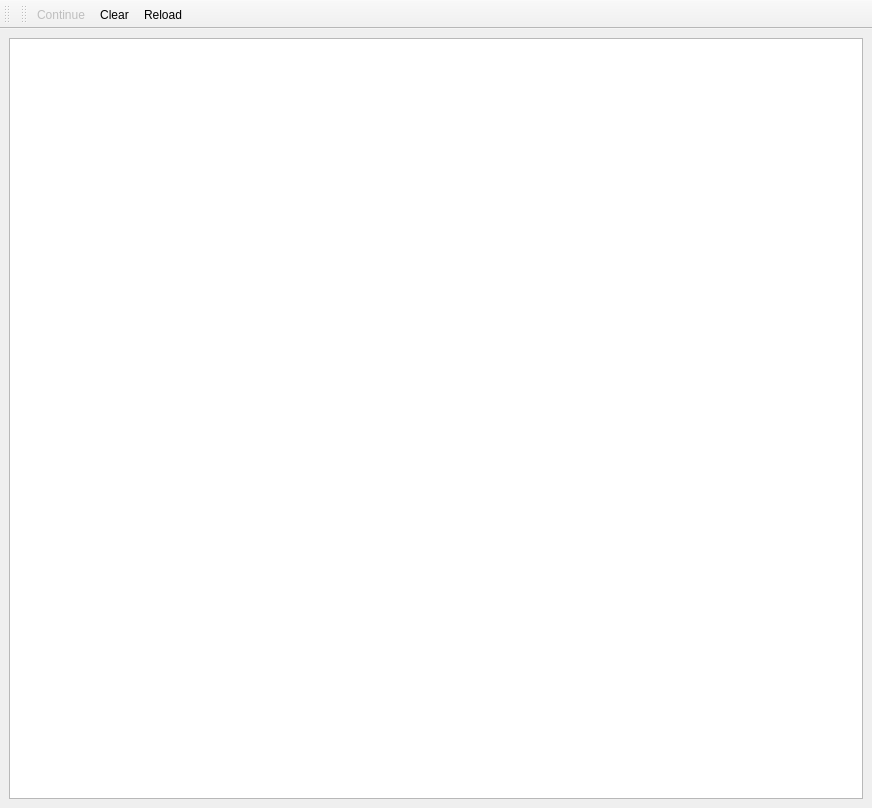
<?xml version="1.0" encoding="UTF-8"?>
<ui version="4.0">
 <class>MainWindow</class>
 <widget class="QMainWindow" name="MainWindow">
  <property name="geometry">
   <rect>
    <x>0</x>
    <y>0</y>
    <width>872</width>
    <height>808</height>
   </rect>
  </property>
  <property name="windowTitle">
   <string>Experimental Control</string>
  </property>
  <property name="windowIcon">
   <iconset resource="Experiment.qrc">
    <normaloff>:/openicon/icons/gnome-power-statistics.png</normaloff>:/openicon/icons/measure.png</iconset>
  </property>
  <property name="tabShape">
   <enum>QTabWidget::Rounded</enum>
  </property>
  <widget class="QWidget" name="centralwidget">
   <layout class="QGridLayout" name="gridLayout">
    <item row="0" column="0">
     <widget class="CoordinatePlotWidget" name="graphicsLayout"/>
    </item>
   </layout>
  </widget>
  <widget class="QToolBar" name="experimentToolBar">
   <property name="windowTitle">
    <string>Experiment Tool Bar</string>
   </property>
   <attribute name="toolBarArea">
    <enum>TopToolBarArea</enum>
   </attribute>
   <attribute name="toolBarBreak">
    <bool>false</bool>
   </attribute>
  </widget>
  <widget class="QToolBar" name="toolBar">
   <property name="windowTitle">
    <string>toolBar</string>
   </property>
   <property name="floatable">
    <bool>true</bool>
   </property>
   <attribute name="toolBarArea">
    <enum>TopToolBarArea</enum>
   </attribute>
   <attribute name="toolBarBreak">
    <bool>false</bool>
   </attribute>
   <addaction name="actionContinue"/>
   <addaction name="actionClear"/>
   <addaction name="actionReload"/>
  </widget>
  <action name="actionClear">
   <property name="icon">
    <iconset resource="Experiment.qrc">
     <normaloff>:/kde/icons/edit-clear.png</normaloff>:/kde/icons/edit-clear.png</iconset>
   </property>
   <property name="text">
    <string>Clear</string>
   </property>
   <property name="visible">
    <bool>false</bool>
   </property>
  </action>
  <action name="actionExit">
   <property name="icon">
    <iconset resource="Experiment.qrc">
     <normaloff>:/kde/icons/exit.png</normaloff>:/kde/icons/exit.png</iconset>
   </property>
   <property name="text">
    <string>Exit</string>
   </property>
   <property name="toolTip">
    <string> Exit Program</string>
   </property>
   <property name="shortcut">
    <string>Ctrl+Q</string>
   </property>
  </action>
  <action name="actionSave">
   <property name="icon">
    <iconset resource="Experiment.qrc">
     <normaloff>:/kde/icons/filesave.png</normaloff>:/kde/icons/filesave.png</iconset>
   </property>
   <property name="text">
    <string>Save</string>
   </property>
   <property name="toolTip">
    <string>Save Configuration</string>
   </property>
   <property name="shortcut">
    <string>Ctrl+S</string>
   </property>
  </action>
  <action name="actionStart">
   <property name="icon">
    <iconset resource="Experiment.qrc">
     <normaloff>:/openicon/icons/media-playback-start-7.png</normaloff>:/openicon/icons/media-playback-start-7.png</iconset>
   </property>
   <property name="text">
    <string>Start</string>
   </property>
   <property name="toolTip">
    <string> Start Experiment</string>
   </property>
  </action>
  <action name="actionPause">
   <property name="checkable">
    <bool>false</bool>
   </property>
   <property name="icon">
    <iconset resource="Experiment.qrc">
     <normaloff>:/openicon/icons/media-playback-pause-7.png</normaloff>
     <normalon>:/kde/icons/edit-clear.png</normalon>:/openicon/icons/media-playback-pause-7.png</iconset>
   </property>
   <property name="text">
    <string>Pause</string>
   </property>
   <property name="toolTip">
    <string>Pause Experiment</string>
   </property>
  </action>
  <action name="actionStop">
   <property name="icon">
    <iconset resource="Experiment.qrc">
     <normaloff>:/openicon/icons/media-playback-stop-7.png</normaloff>:/openicon/icons/media-playback-stop-7.png</iconset>
   </property>
   <property name="text">
    <string>Stop</string>
   </property>
   <property name="toolTip">
    <string>Stop Experiment</string>
   </property>
  </action>
  <action name="actionSettings">
   <property name="icon">
    <iconset resource="Experiment.qrc">
     <normaloff>:/petersIcons/icons/FPGA.png</normaloff>:/petersIcons/icons/FPGA.png</iconset>
   </property>
   <property name="text">
    <string>Settings</string>
   </property>
   <property name="toolTip">
    <string>FPGA Settings</string>
   </property>
  </action>
  <action name="actionContinue">
   <property name="enabled">
    <bool>false</bool>
   </property>
   <property name="icon">
    <iconset>
     <normaloff>:/kde/icons/player_fwd.png</normaloff>:/kde/icons/player_fwd.png</iconset>
   </property>
   <property name="text">
    <string>Continue</string>
   </property>
   <property name="toolTip">
    <string>Continue</string>
   </property>
   <property name="visible">
    <bool>false</bool>
   </property>
  </action>
  <action name="actionPulses">
   <property name="icon">
    <iconset resource="Experiment.qrc">
     <normaloff>:/petersIcons/icons/pulser1.png</normaloff>:/petersIcons/icons/pulser1.png</iconset>
   </property>
   <property name="text">
    <string>Pulses</string>
   </property>
   <property name="toolTip">
    <string>Pulse Program Configuration</string>
   </property>
  </action>
  <action name="actionReload">
   <property name="icon">
    <iconset resource="Experiment.qrc">
     <normaloff>:/kde/icons/reload.png</normaloff>:/kde/icons/reload.png</iconset>
   </property>
   <property name="text">
    <string>Reload</string>
   </property>
   <property name="toolTip">
    <string>Reload Pulse Definition</string>
   </property>
   <property name="visible">
    <bool>false</bool>
   </property>
  </action>
  <action name="actionDedicatedCounters">
   <property name="icon">
    <iconset resource="Experiment.qrc">
     <normaloff>:/openicon/icons/gnome-power-statistics.png</normaloff>:/openicon/icons/gnome-power-statistics.png</iconset>
   </property>
   <property name="text">
    <string>DedicatedCounters</string>
   </property>
   <property name="toolTip">
    <string>Dedicated Counters</string>
   </property>
  </action>
  <action name="actionVoltageControl">
   <property name="icon">
    <iconset resource="Experiment.qrc">
     <normaloff>:/openicon/icons/pictogram-din-w008-electricisty.png</normaloff>:/openicon/icons/pictogram-din-w008-electricisty.png</iconset>
   </property>
   <property name="text">
    <string>VoltageControl</string>
   </property>
   <property name="toolTip">
    <string>Voltage Control</string>
   </property>
  </action>
  <action name="actionProject">
   <property name="text">
    <string>Project</string>
   </property>
   <property name="toolTip">
    <string>Select Project for next program start</string>
   </property>
  </action>
  <action name="actionLogic">
   <property name="icon">
    <iconset resource="Experiment.qrc">
     <normaloff>:/petersIcons/icons/ChipScope.png</normaloff>:/petersIcons/icons/ChipScope.png</iconset>
   </property>
   <property name="text">
    <string>Logic</string>
   </property>
  </action>
 </widget>
 <customwidgets>
  <customwidget>
   <class>CoordinatePlotWidget</class>
   <extends>QGraphicsView</extends>
   <header>uiModules.CoordinatePlotWidget</header>
  </customwidget>
 </customwidgets>
 <resources>
  <include location="Experiment.qrc"/>
  <include location="../digitalLock/ui/RepetitionRate.qrc"/>
 </resources>
 <connections/>
</ui>
